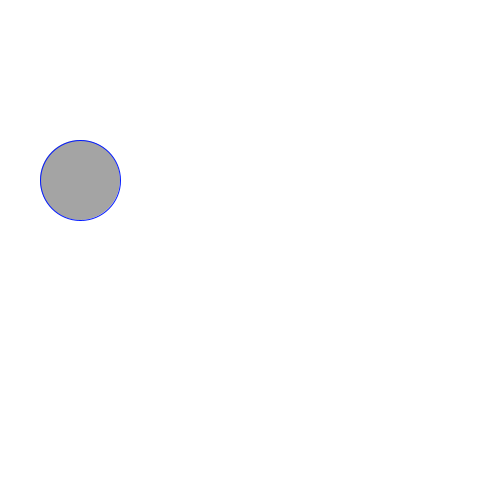
Frame 1 (no input)
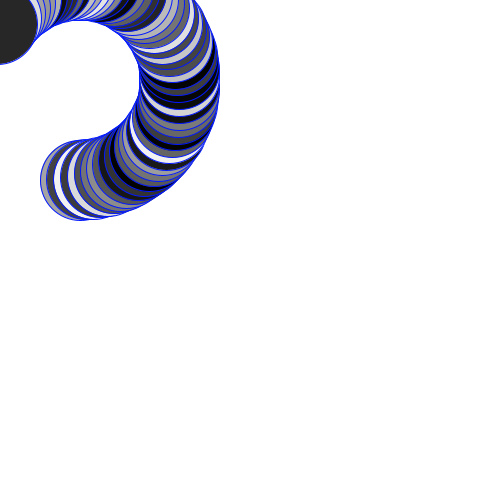
Frame 60 (the mouse pressed at the canvas centre just before this capture)
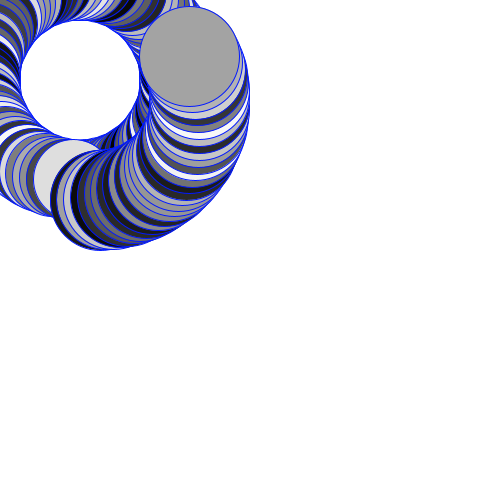
Frame 120 (the mouse held since frame 60 and released just before this capture)

The Processing sketch that drew these frames (run headless with seeded random() and noise(); from frame 60 on, the mouse is pressed at the canvas centre):

// Processing sketch: processing_70299
// ── processing_70299.pde

float posX=250, posY=250;
float angle=0.0;
float radius = 100;
float raball =80;

void setup(){
  size(500,500);
  background(255);
  
}
void draw(){
 smooth();
  stroke(2,25,255);
  fill(random(255));
  ellipse(sin(radians(angle))*radius+raball, cos(radians(angle))*radius+raball, raball, raball);
  angle+=4;
  if(angle%360==0){
    raball+=20;
    
  }
  
}
